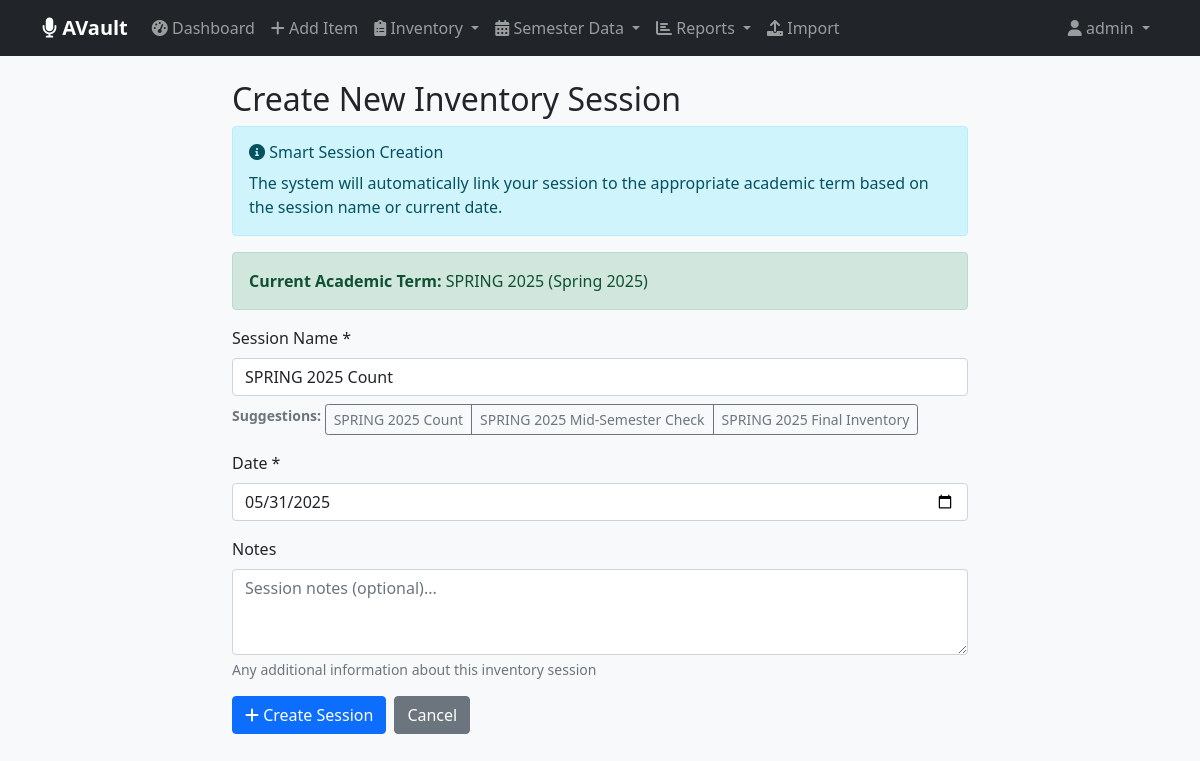
/inventory/sessions/create/ (signed in), run on the app's committed database.
### inventory/models.py (models this page shows, shortened)
class AcademicTerm(models.Model):
    TERM_CHOICES = [
        ('SPRING', 'Spring'),
        ('SUMMER', 'Summer'),
        ('FALL', 'Fall'),
        ('WINTER', 'Winter'),
    ]
    name = models.CharField(max_length=50, unique=True)  # e.g., "SPRING 2024"
    term = models.CharField(max_length=10, choices=TERM_CHOICES)
    year = models.IntegerField()
    start_date = models.DateField(null=True, blank=True)
    end_date = models.DateField(null=True, blank=True)
    created_at = models.DateTimeField(auto_now_add=True)
    class Meta:
        ordering = ['-year', '-term']
        unique_together = ['term', 'year']

### inventory/views.py (the view)
# urls.py: path('sessions/create/', views.smart_create_session, name='create_session'),  # Smart creation
@login_required
def smart_create_session(request):
    current_term = get_current_academic_term()
    if request.method == 'POST':
        form = InventorySessionForm(request.POST)
        if form.is_valid():
            session = form.save(commit=False)
            session.conducted_by = request.user
            session_name = session.name.upper()
            parsed_term = None
            for term_choice in ['SPRING', 'SUMMER', 'FALL', 'WINTER']:
                if term_choice in session_name:
                    year_match = re.search(r'\b(20\d{2})\b', session_name)
                    if year_match:
                        year = int(year_match.group(1))
                        term_name = f"{term_choice} {year}"
                        parsed_term, created = AcademicTerm.objects.get_or_create(
                            name=term_name,
                            defaults={
                                'term': term_choice,
                                'year': year
                            }
                        )
                        break
            if not parsed_term:
                parsed_term = current_term
            session.academic_term = parsed_term
            session.save()
            messages.success(request, f'Session "{session.name}" created for {parsed_term.name}!')
            return redirect('inventory:conduct_inventory', session_id=session.id)
    else:
        initial_data = {
            'name': f'{current_term.name} Count',
            'date': timezone.now().date()
        }
        form = InventorySessionForm(initial=initial_data)
    context = {
        'form': form,
        'current_term': current_term,
        'suggested_sessions': [
            f'{current_term.name} Count',
            f'{current_term.name} Mid-Semester Check',
            f'{current_term.name} Final Inventory'
        ]
    }
    return render(request, 'inventory/smart_create_session.html', context)

### inventory/forms.py (shortened to what this page needs)
class InventorySessionForm(forms.ModelForm):
    class Meta:
        model = InventorySession
        fields = ['name', 'date', 'notes']
        widgets = {
            'name': forms.TextInput(attrs={
                'class': 'form-control',
                'placeholder': 'e.g., Summer 2025'
            }),
            'date': forms.DateInput(attrs={
                'class': 'form-control',
                'type': 'date'
            }),
            'notes': forms.Textarea(attrs={
                'class': 'form-control',
                'rows': 3,
                'placeholder': 'Session notes (optional)...'
            })
        }

### inventory/context_processors.py (called while the page is built, shortened)
def admin_stats(request):
    if not request.path.startswith('/admin/'):
        return {}

### inventory/views.py (called while the page is built)
def get_current_academic_term():
    now = timezone.now()
    month = now.month
    year = now.year
    if month >= 1 and month <= 5:  # January to May
        term = 'SPRING'
    elif month >= 6 and month <= 8:  # June to August
        term = 'SUMMER'
    elif month >= 9 and month <= 12:  # September to December
        term = 'FALL'
    term_name = f"{term} {year}"
    academic_term, created = AcademicTerm.objects.get_or_create(
        name=term_name,
        defaults={
            'term': term,
            'year': year
        }
    )
    return academic_term

### inventory/templates/inventory/smart_create_session.html (shortened to what this page needs)
{% extends 'inventory/base.html' %}
{% block content %}
<div class="row justify-content-center">
    <div class="col-md-8">
        <h2>Create New Inventory Session</h2>
        <div class="alert alert-info">
            <h6><i class="fas fa-info-circle"></i> Smart Session Creation</h6>
            <p class="mb-0">The system will automatically link your session to the appropriate academic term based on the session name or current date.</p>
        </div>
        <div class="alert alert-success">
            <strong>Current Academic Term:</strong> {{ current_term.name }} ({{ current_term.get_term_display }} {{ current_term.year }})
        </div>
        <form method="post">
            <div class="mb-3">
                <label for="{{ form.name.id_for_label }}" class="form-label">Session Name *</label>
                {{ form.name }}
                <div class="form-text">
                    <strong>Suggestions:</strong>
                    <div class="btn-group btn-group-sm mt-1" role="group">
                        {% for suggestion in suggested_sessions %}
                            <button type="button" class="btn btn-outline-secondary" onclick="setSuggestion('{{ suggestion }}')">
                                {{ suggestion }}
                            </button>
                        {% endfor %}
                    </div>
                </div>
            </div>
            <div class="mb-3">
                <label for="{{ form.date.id_for_label }}" class="form-label">Date *</label>
                {{ form.date }}
            </div>
            <div class="mb-3">
                <label for="{{ form.notes.id_for_label }}" class="form-label">Notes</label>
                {{ form.notes }}
                <div class="form-text">Any additional information about this inventory session</div>
            </div>
            <div class="d-flex gap-2">
                <button type="submit" class="btn btn-primary">
                    <i class="fas fa-plus"></i> Create Session
                </button>
                <a href="{% url 'inventory:inventory_sessions' %}" class="btn btn-secondary">Cancel</a>
            </div>
        </form>
    </div>
</div>
{% endblock %}

### inventory/templates/inventory/base.html (shortened to what this page needs)
<!DOCTYPE html>
<html lang="en">
<head>
    <link href="https://cdn.jsdelivr.net/npm/bootstrap@5.1.3/dist/css/bootstrap.min.css" rel="stylesheet">
    <link rel="stylesheet" href="https://cdnjs.cloudflare.com/ajax/libs/font-awesome/6.0.0/css/all.min.css">
</head>
<body>
    <nav class="navbar navbar-expand-lg navbar-dark bg-dark no-print">
        <div class="container">
            <a class="navbar-brand" href="{% url 'inventory:dashboard' %}">
                <i class="fas fa-microphone"></i> AVault
            </a>
            <div class="collapse navbar-collapse" id="navbarNav">
                <ul class="navbar-nav me-auto">
                    <li class="nav-item">
                        <a class="nav-link" href="{% url 'inventory:dashboard' %}">
                            <i class="fas fa-tachometer-alt"></i> Dashboard
                        </a>
                    </li>
                    <li class="nav-item">
                        <a class="nav-link" href="{% url 'inventory:add_item' %}">
                            <i class="fas fa-plus"></i> Add Item
                        </a>
                    </li>
                    <li class="nav-item dropdown">
                        <a class="nav-link dropdown-toggle" href="#" role="button" data-bs-toggle="dropdown">
                            <i class="fas fa-clipboard-list"></i> Inventory
                        </a>
                    </li>
                    <li class="nav-item dropdown">
                        <a class="nav-link dropdown-toggle" href="#" role="button" data-bs-toggle="dropdown">
                            <i class="fas fa-calendar-alt"></i> Semester Data
                        </a>
                    </li>
                    <li class="nav-item dropdown">
                        <a class="nav-link dropdown-toggle" href="#" role="button" data-bs-toggle="dropdown">
                            <i class="fas fa-chart-bar"></i> Reports
                        </a>
                    </li>
                    {% if user.is_staff %}
                    <li class="nav-item">
                        <a class="nav-link" href="{% url 'inventory:import_excel' %}">
                            <i class="fas fa-upload"></i> Import
                        </a>
                    </li>
                    {% endif %}
                </ul>
                <ul class="navbar-nav">
                    <li class="nav-item dropdown">
                        <a class="nav-link dropdown-toggle" href="#" role="button" data-bs-toggle="dropdown">
                            <i class="fas fa-user"></i> {{ user.username }}
                        </a>
                    </li>
                </ul>
            </div>
        </div>
    </nav>
    <div class="container mt-4">
        {% block content %}{% endblock %}
    </div>
</body>
</html>

### inventory/templates/inventory/base.html (style rules this page uses)
body { background-color: #f8f9fa; }
.navbar-brand { font-weight: bold; }

### data on the page
AcademicTerm: name "SPRING 2025", term "Spring", year "2025"

### other printed values
{{ user.username }} "admin"
{{ suggestion }} "SPRING 2025 Count" "SPRING 2025 Mid-Semester Check" "SPRING 2025 Final Inventory"
